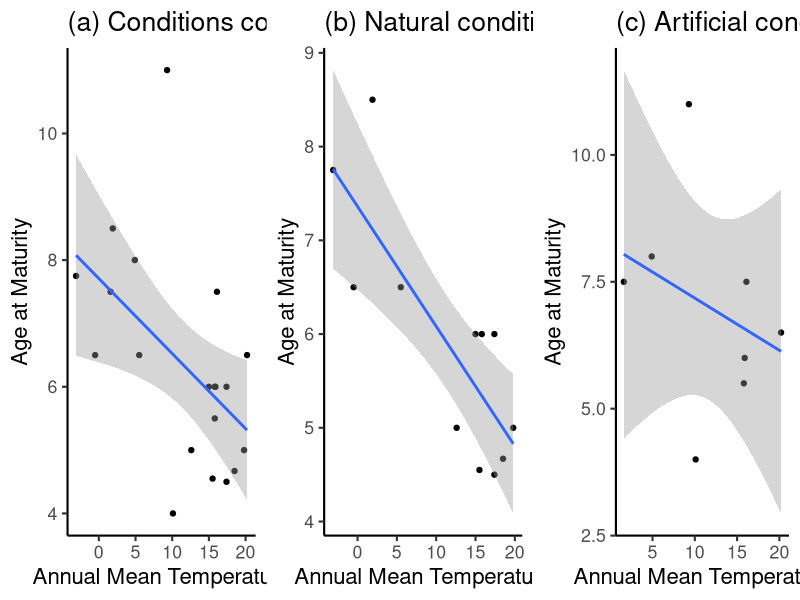
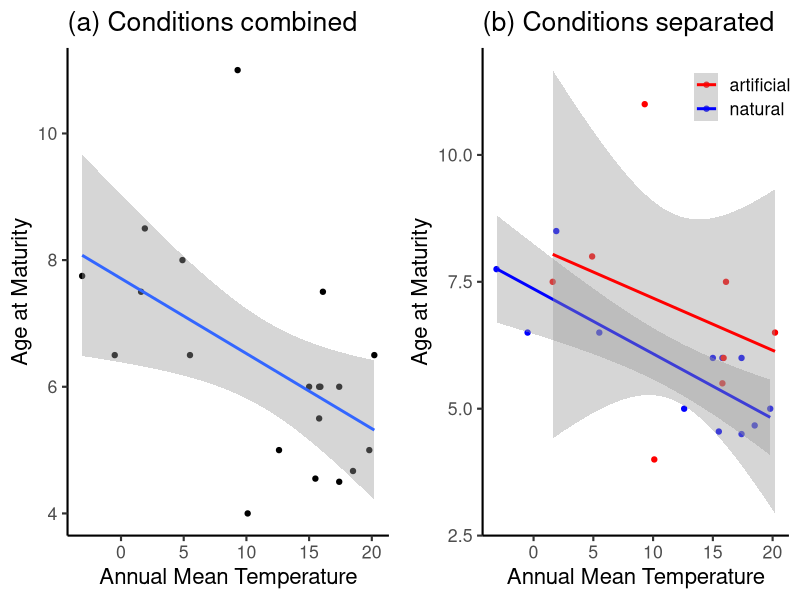
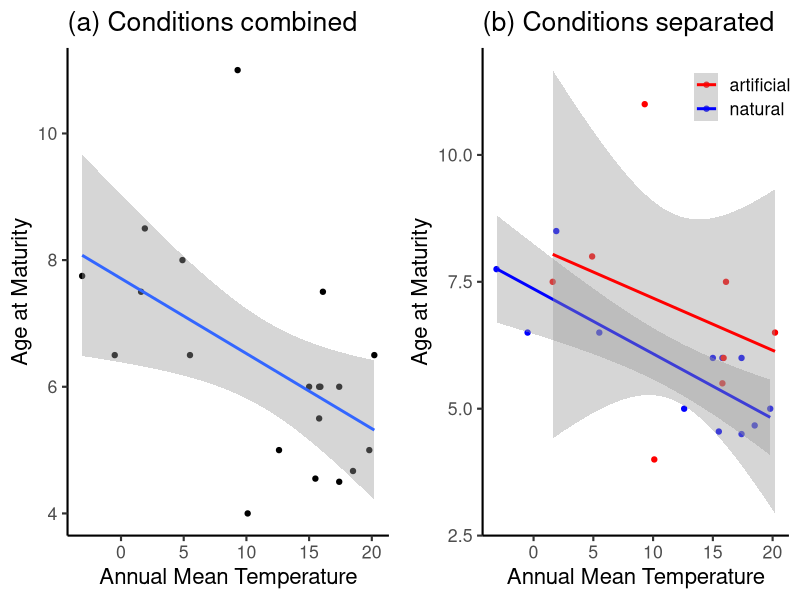
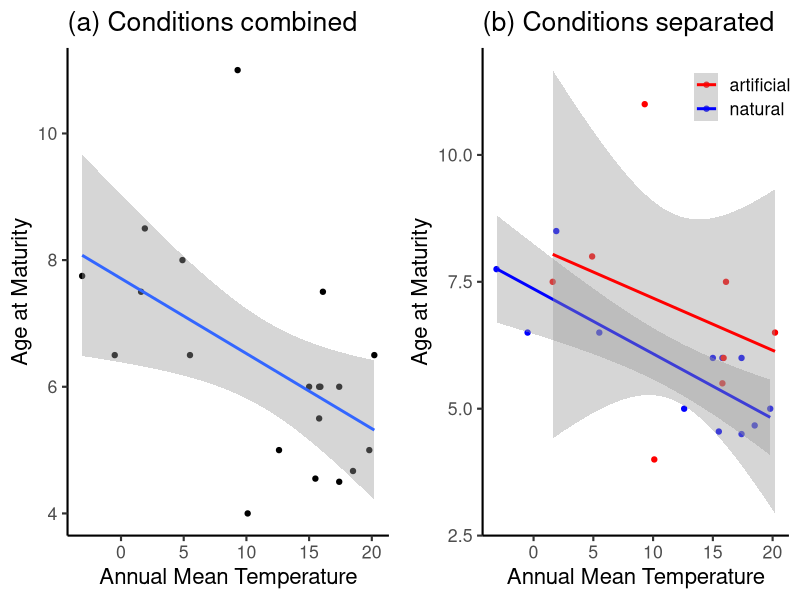

Reproduce these figures in R, in order.
#' This script plots black carp AAM against annual mean temperature with different
#' conditions (natural, artificial, combined).


library(ggplot2)
library(ggpubr)
library(dplyr)


# Import the data
carp <- read.csv("eddie_carp_new.csv")
carp$condition <- as.factor(carp$condition)
str(carp)

#### Data manipulation: Three senarios we are looking at here ####

# 1. Use both artificial and natural conditions
carp.f <- carp %>% filter(!row_number() == 15) %>% filter(sex != "male")
carp.m <- carp %>% filter(!row_number() == 15) %>% filter(sex != "female")

# 2. Only natural conditions (remove all artificial)
carpall.natural <- carp[which(carp$condition=="natural"),]
carp.f.n <- carpall.natural %>% filter(!row_number() == 9) %>% filter(sex != "male")
carp.m.n <- carpall.natural %>% filter(!row_number() == 9) %>% filter(sex != "female")

# 3. Only artificial conditions (remove all natural)
carpall.artificial <- carp[which(carp$condition=="artificial"),]
carp.f.a <- carpall.artificial %>% filter(sex != "male")
carp.m.a <- carpall.artificial %>% filter(sex != "female")


#### Create the graph ####

combined <- 
  ggplot(carp.f, mapping = aes(AnnualTemp, AAM))+
  geom_point()+
  geom_smooth(method = "lm")+
  labs(x = "Annual Mean Temperature", y = "Age at Maturity",
       title = "(a) Conditions combined")+
  theme_classic(base_size = 16)


natural <-
  ggplot(carp.f.n, mapping = aes(AnnualTemp, AAM))+
  geom_point()+
  geom_smooth(method = "lm")+
  labs(x = "Annual Mean Temperature", y = "Age at Maturity",
       title = "(b) Natural conditions for females")+
  theme_classic(base_size = 16)


artificial <-
  ggplot(carp.f.a, mapping = aes(AnnualTemp, AAM))+
  geom_point()+
  geom_smooth(method = "lm")+
  labs(x = "Annual Mean Temperature", y = "Age at Maturity",
       title = "(c) Artificial conditions for females")+
  theme_classic(base_size = 16)


art.nat <- 
  ggplot(carp.f, mapping = aes(AnnualTemp, AAM, color = condition))+
  geom_point()+
  geom_smooth(carp.f.n, mapping = aes(AnnualTemp, AAM), method = "lm", se = T)+
  geom_smooth(carp.f.a, mapping = aes(AnnualTemp, AAM), method = "lm", se = T)+
  labs(x = "Annual Mean Temperature", y = "Age at Maturity",
       title = "(b) Conditions separated")+
  theme_classic(base_size = 16)+
  theme(legend.position = c(0.85,0.9), legend.title=element_blank())+
  scale_color_manual(values = c("artificial" = "red", "natural" = "blue"))


# Arrange onto one panel
ggarrange(combined, natural, artificial, ncol=3)
ggarrange(combined, art.nat, ncol=2)


# Save the graph:
ggsave("images/aam latitude asian.jpeg",
       width = 12, height = 3.8, dpi = 300)
ggsave("images/aam temperatures conditions.jpeg",
       width = 8.5, height = 3.8, dpi = 300)

